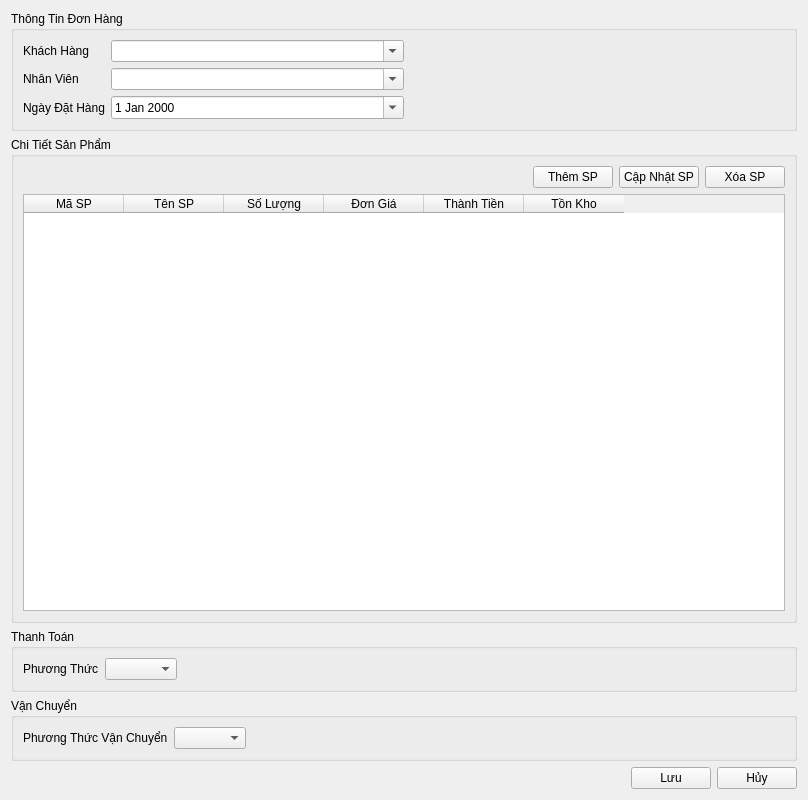
<?xml version='1.0' encoding='utf-8'?>
<ui version="4.0">
 <class>Form</class>
 <widget class="QWidget" name="khungMacDinh">
  <property name="geometry">
   <rect>
    <x>0</x>
    <y>0</y>
    <width>808</width>
    <height>800</height>
   </rect>
  </property>
  <property name="windowTitle">
   <string>Form</string>
  </property>
  <layout class="QVBoxLayout" name="verticalLayout">
   <item>
    <widget class="QGroupBox" name="nhomDonHangThongTin">
     <property name="title">
      <string>Thông Tin Đơn Hàng</string>
     </property>
     <layout class="QHBoxLayout" name="horizontalLayout" stretch="2,2">
      <item>
       <layout class="QFormLayout" name="formLayout">
        <item row="0" column="0">
         <widget class="QLabel" name="lblCustomer">
          <property name="text">
           <string>Khách Hàng</string>
          </property>
         </widget>
        </item>
        <item row="0" column="1">
         <widget class="QComboBox" name="cboKhachHang">
          <property name="editable">
           <bool>true</bool>
          </property>
         </widget>
        </item>
        <item row="1" column="0">
         <widget class="QLabel" name="lblEmployee">
          <property name="text">
           <string>Nhân Viên</string>
          </property>
         </widget>
        </item>
        <item row="1" column="1">
         <widget class="QComboBox" name="cboNhanVien">
          <property name="editable">
           <bool>true</bool>
          </property>
         </widget>
        </item>
        <item row="2" column="0">
         <widget class="QLabel" name="lblOrderDate">
          <property name="text">
           <string>Ngày Đặt Hàng</string>
          </property>
         </widget>
        </item>
        <item row="2" column="1">
         <widget class="QDateEdit" name="ngayNgayDonHang">
          <property name="calendarPopup">
           <bool>true</bool>
          </property>
         </widget>
        </item>
       </layout>
      </item>
      <item>
       <spacer name="horizontalSpacer_6">
        <property name="orientation">
         <enum>Qt::Horizontal</enum>
        </property>
        <property name="sizeHint" stdset="0">
         <size>
          <width>412</width>
          <height>20</height>
         </size>
        </property>
       </spacer>
      </item>
     </layout>
    </widget>
   </item>
   <item>
    <widget class="QGroupBox" name="nhomMuc">
     <property name="title">
      <string>Chi Tiết Sản Phẩm</string>
     </property>
     <layout class="QVBoxLayout" name="_3">
      <item>
       <layout class="QHBoxLayout" name="_4">
        <item>
         <spacer name="horizontalSpacer_2">
          <property name="orientation">
           <enum>Qt::Horizontal</enum>
          </property>
          <property name="sizeHint" stdset="0">
           <size>
            <width>40</width>
            <height>20</height>
           </size>
          </property>
         </spacer>
        </item>
        <item>
         <widget class="QPushButton" name="nutThemMuc">
          <property name="text">
           <string>Thêm SP</string>
          </property>
         </widget>
        </item>
        <item>
         <widget class="QPushButton" name="nutCapNhatMuc">
          <property name="text">
           <string>Cập Nhật SP</string>
          </property>
         </widget>
        </item>
        <item>
         <widget class="QPushButton" name="nutXoaMuc">
          <property name="text">
           <string>Xóa SP</string>
          </property>
         </widget>
        </item>
       </layout>
      </item>
      <item>
       <widget class="QTableWidget" name="bangDonHangMuc">
        <column>
         <property name="text">
          <string>Mã SP</string>
         </property>
        </column>
        <column>
         <property name="text">
          <string>Tên SP</string>
         </property>
        </column>
        <column>
         <property name="text">
          <string>Số Lượng</string>
         </property>
        </column>
        <column>
         <property name="text">
          <string>Đơn Giá</string>
         </property>
        </column>
        <column>
         <property name="text">
          <string>Thành Tiền</string>
         </property>
        </column>
        <column>
         <property name="text">
          <string>Tồn Kho</string>
         </property>
        </column>
       </widget>
      </item>
     </layout>
    </widget>
   </item>
   <item>
    <widget class="QGroupBox" name="nhomThanhToan">
     <property name="title">
      <string>Thanh Toán</string>
     </property>
     <layout class="QHBoxLayout" name="horizontalLayout_2">
      <item>
       <widget class="QLabel" name="lblPaymentMethod">
        <property name="text">
         <string>Phương Thức</string>
        </property>
       </widget>
      </item>
      <item>
       <widget class="QComboBox" name="cboThanhToanPhuongThuc" />
      </item>
      <item>
       <spacer name="horizontalSpacer_3">
        <property name="orientation">
         <enum>Qt::Horizontal</enum>
        </property>
        <property name="sizeHint" stdset="0">
         <size>
          <width>596</width>
          <height>21</height>
         </size>
        </property>
       </spacer>
      </item>
     </layout>
    </widget>
   </item>
   <item>
    <widget class="QGroupBox" name="nhomVanChuyen">
     <property name="title">
      <string>Vận Chuyển</string>
     </property>
     <layout class="QHBoxLayout" name="horizontalLayout_3">
      <item>
       <widget class="QLabel" name="lblShipmentMethod">
        <property name="text">
         <string>Phương Thức Vận Chuyển</string>
        </property>
       </widget>
      </item>
      <item>
       <widget class="QComboBox" name="cboVanChuyenPhuongThuc" />
      </item>
      <item>
       <spacer name="horizontalSpacer_4">
        <property name="orientation">
         <enum>Qt::Horizontal</enum>
        </property>
        <property name="sizeHint" stdset="0">
         <size>
          <width>524</width>
          <height>20</height>
         </size>
        </property>
       </spacer>
      </item>
     </layout>
    </widget>
   </item>
   <item>
    <layout class="QHBoxLayout" name="_2">
     <item>
      <spacer name="horizontalSpacer">
       <property name="orientation">
        <enum>Qt::Horizontal</enum>
       </property>
       <property name="sizeHint" stdset="0">
        <size>
         <width>0</width>
         <height>0</height>
        </size>
       </property>
      </spacer>
     </item>
     <item>
      <widget class="QPushButton" name="nutLuu">
       <property name="text">
        <string>Lưu</string>
       </property>
      </widget>
     </item>
     <item>
      <widget class="QPushButton" name="nutHuy">
       <property name="text">
        <string>Hủy</string>
       </property>
      </widget>
     </item>
    </layout>
   </item>
  </layout>
 </widget>
 <resources />
 <connections />
</ui>
